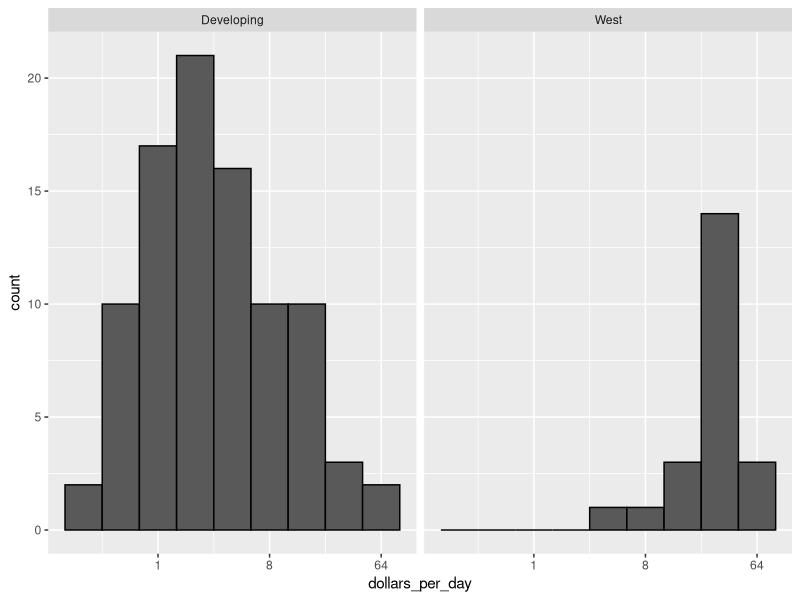
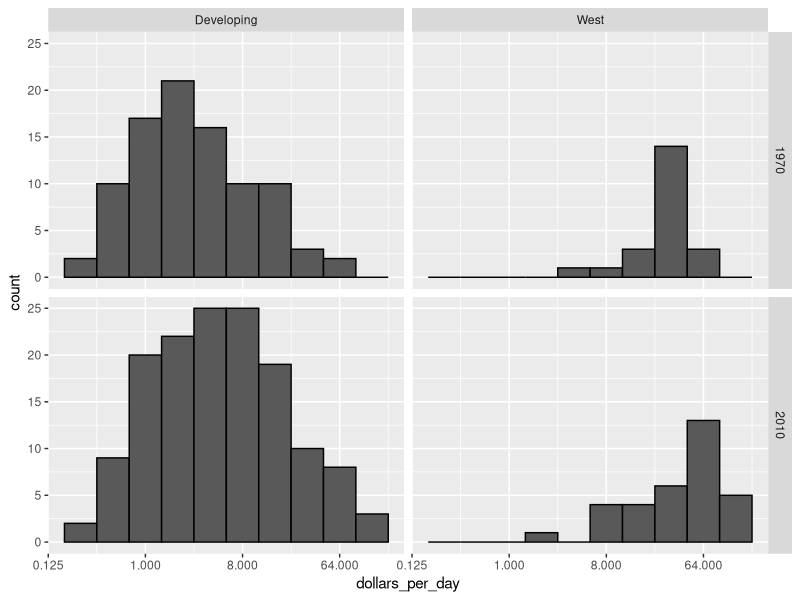
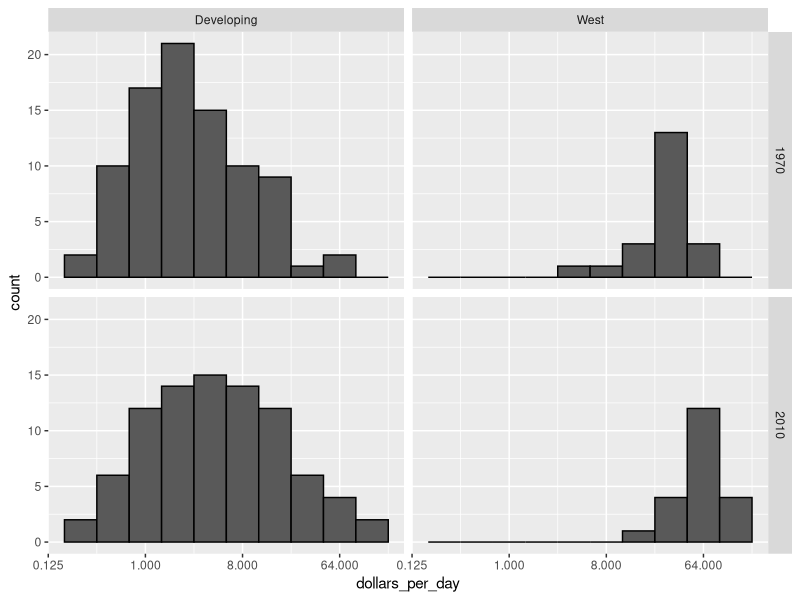
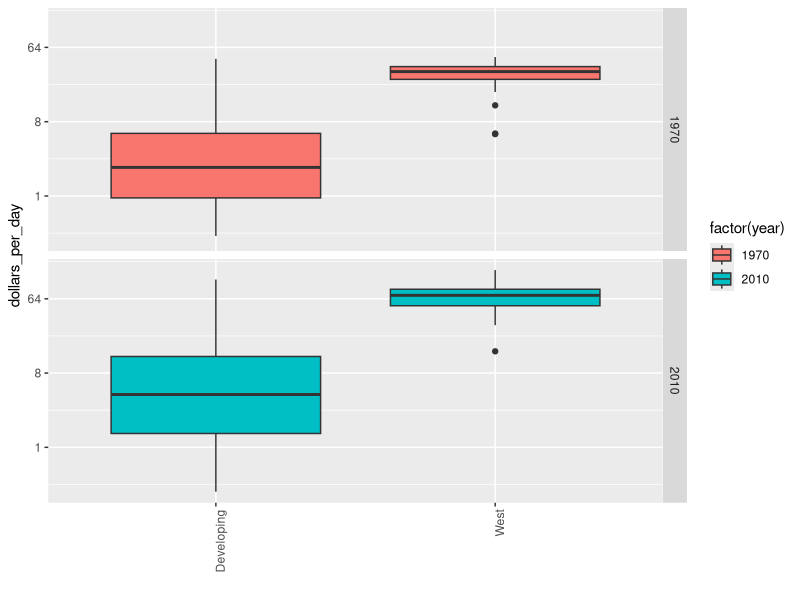
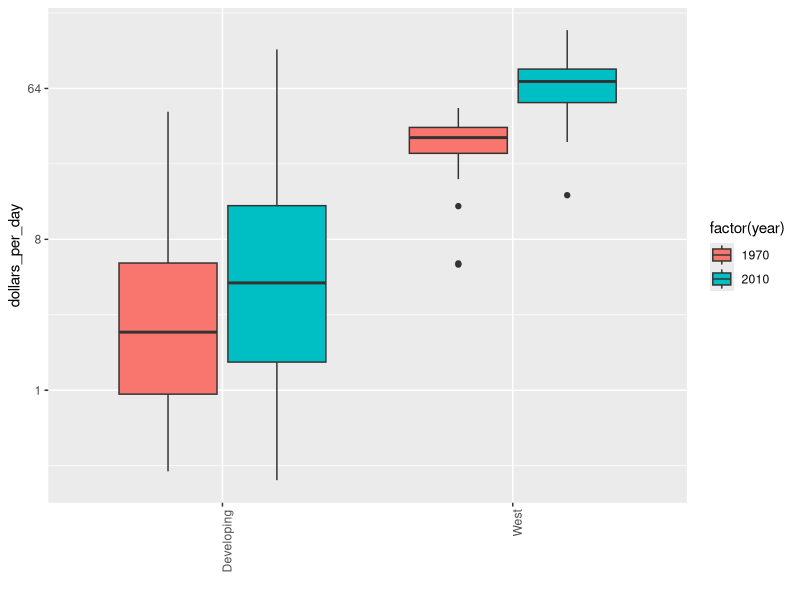

Write R code to recreate these figures, in order.
library(dslabs)
library(tidyverse)
library(dplyr)
data(gapminder)

# add dollars per day variable and define past year
gapminder <- gapminder %>%
  mutate(dollars_per_day = gdp/population/365)
past_year <- 1970

# define Western countries
west <- c("Western Europe", "Northern Europe", "Southern Europe", "Northern America", "Australia and New Zealand")

# facet by West vs devloping
gapminder %>%
  filter(year == past_year & !is.na(gdp)) %>%
  mutate(economy_group = ifelse(region %in% west, "West", "Developing")) %>%
  ggplot(aes(dollars_per_day)) + #choose the variable whose values will be used in the plot
  geom_histogram(binwidth = 1, color = "black") + # create a histogram
  scale_x_continuous(trans = "log2") + #scale x axis using log2 transformation
  facet_grid(. ~ economy_group) # create multiple plots in grid with economic groups in columns

# facet by West/developing and year
present_year <- 2010
gapminder %>%
  filter(year %in% c(past_year, present_year) & !is.na(gdp)) %>%
  mutate(economy_group = ifelse(region %in% west, "West", "Developing")) %>%
  ggplot(aes(dollars_per_day)) +
  geom_histogram(binwidth = 1, color = "black") +
  scale_x_continuous(trans = "log2") +
  facet_grid(year ~ economy_group) # create multiple plots in grid with year in the rows and economic groups in columns

# define countries that have data available in both years
country_list_1 <- gapminder %>%
  filter(year == past_year & !is.na(dollars_per_day)) %>% .$country #countries in past year
country_list_2 <- gapminder %>%
  filter(year == present_year & !is.na(dollars_per_day)) %>% .$country # countries in present year
country_list <- intersect(country_list_1, country_list_2) #countries in past as well as present year

# make histogram including only countries with data available in both years
gapminder %>%
  filter(year %in% c(past_year, present_year) & country %in% country_list & !is.na(gdp)) %>%    # keep only selected countries
  mutate(economy_group = ifelse(region %in% west, "West", "Developing")) %>%
  ggplot(aes(dollars_per_day)) +
  geom_histogram(binwidth = 1, color = "black") +
  scale_x_continuous(trans = "log2") +
  facet_grid(year ~ economy_group)


p <- gapminder %>%
  filter(year %in% c(past_year, present_year) & country %in% country_list  & !is.na(gdp)) %>%
  mutate(region = reorder(region, dollars_per_day, FUN = median)) %>%
  mutate(economy_group = ifelse(region %in% west, "West", "Developing")) %>%
  ggplot() +
  theme(axis.text.x = element_text(angle = 90, hjust = 1)) +
  xlab("") + scale_y_continuous(trans = "log2")

p + geom_boxplot(aes(economy_group, dollars_per_day, fill = factor(year))) +
  facet_grid(year ~ .)# year in the row of grid

# Boxplots of income  1970 and 2010 ecomomy group wise
# arrange matching boxplots next to each other, colored by year
p + geom_boxplot(aes(economy_group, dollars_per_day, fill = factor(year)))# cast year in int to factor to be used as fill property in boxplot aesthetics
